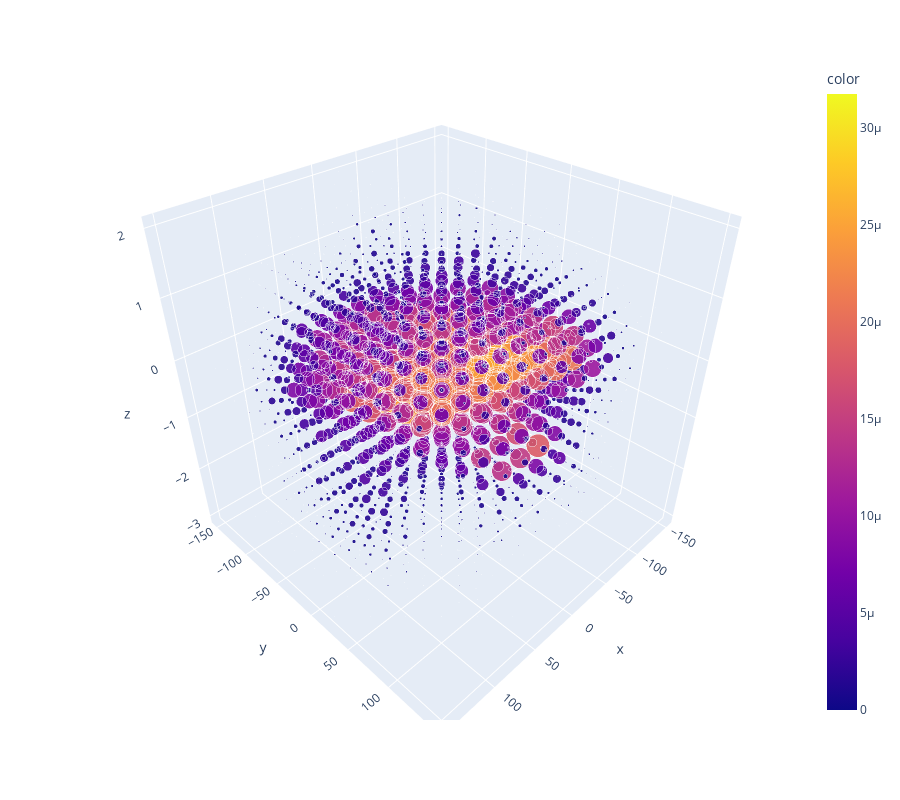

Notebook source saved alongside this figure:
### Code cell
g2 = gaussian_kde(np.vstack([tx, ty, y2]))
c2 = g2(np.vstack([g2x, g2y, g2z]))
px.scatter_3d(x=g2x, y=g2y, z=g2z, color=c2, opacity=0.9, size=c2, size_max=30, height=800)

### Figure 1 — Plotly figure (JSON) as saved in the notebook; plotly's stock layout.template omitted (floating-point values rounded to 4 significant figures; data arrays with more than 128 entries replaced by an {"elided": "..."} marker saying what was removed)
{"data": [{"hovertemplate": "x=%{x}<br>y=%{y}<br>z=%{z}<br>size=%{marker.size}<br>color=%{marker.color}<extra></extra>", "legendgroup": "", "marker": {"color": {"elided": "3375 float values"}, "coloraxis": "coloraxis", "opacity": 0.9, "size": {"elided": "3375 float values"}, "sizemode": "area", "sizeref": 3.527e-08, "symbol": "circle"}, "mode": "markers", "name": "", "scene": "scene", "showlegend": false, "type": "scatter3d", "x": {"elided": "3375 float values"}, "y": {"elided": "3375 float values"}, "z": {"elided": "3375 float values"}}], "layout": {"coloraxis": {"colorbar": {"title": {"text": "color"}}, "colorscale": [[0, "#0d0887"], [0.1111, "#46039f"], [0.2222, "#7201a8"], [0.3333, "#9c179e"], [0.4444, "#bd3786"], [0.5556, "#d8576b"], [0.6667, "#ed7953"], [0.7778, "#fb9f3a"], [0.8889, "#fdca26"], [1, "#f0f921"]]}, "height": 800, "legend": {"itemsizing": "constant", "tracegroupgap": 0}, "margin": {"t": 60}, "scene": {"domain": {"x": [0, 1], "y": [0, 1]}, "xaxis": {"title": {"text": "x"}}, "yaxis": {"title": {"text": "y"}}, "zaxis": {"title": {"text": "z"}}}}}
